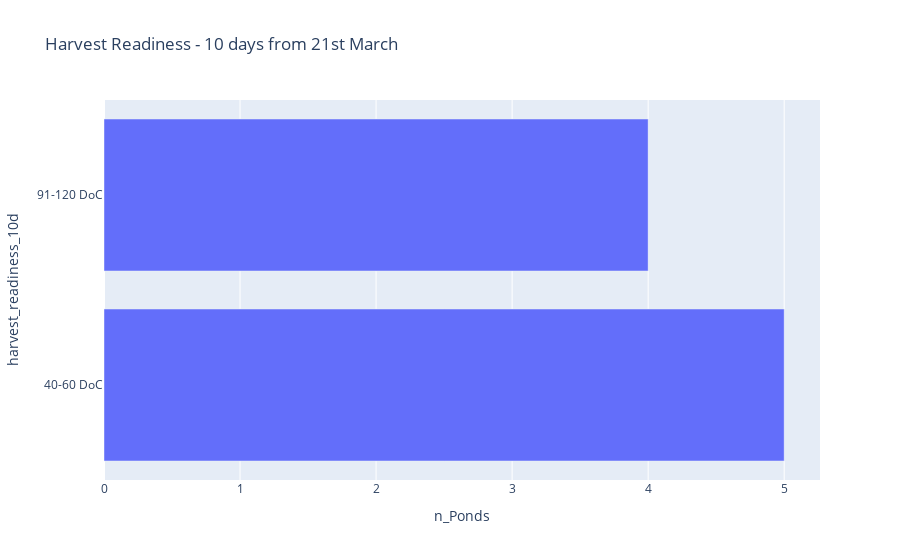

The notebook cell saved with this chart:
### Code cell
px.bar(a, x="n_Ponds", y="harvest_readiness_10d", orientation='h',title="Harvest Readiness - 10 days from 21st March")

### Figure 1 — Plotly figure (JSON) as saved in the notebook; plotly's stock layout.template omitted (floating-point values rounded to 4 significant figures)
{"data": [{"alignmentgroup": "True", "hovertemplate": "n_Ponds=%{x}<br>harvest_readiness_10d=%{y}<extra></extra>", "legendgroup": "", "marker": {"color": "#636efa", "pattern": {"shape": ""}}, "name": "", "offsetgroup": "", "orientation": "h", "showlegend": false, "textposition": "auto", "type": "bar", "x": [5, 4], "xaxis": "x", "y": ["40-60 DoC", "91-120 DoC"], "yaxis": "y"}], "layout": {"autosize": true, "barmode": "relative", "legend": {"tracegroupgap": 0}, "title": {"text": "Harvest Readiness - 10 days from 21st March"}, "xaxis": {"anchor": "y", "autorange": true, "domain": [0, 1], "range": [0, 5.263], "title": {"text": "n_Ponds"}, "type": "linear"}, "yaxis": {"anchor": "x", "autorange": true, "domain": [0, 1], "range": [-0.5, 1.5], "title": {"text": "harvest_readiness_10d"}, "type": "category"}}}
